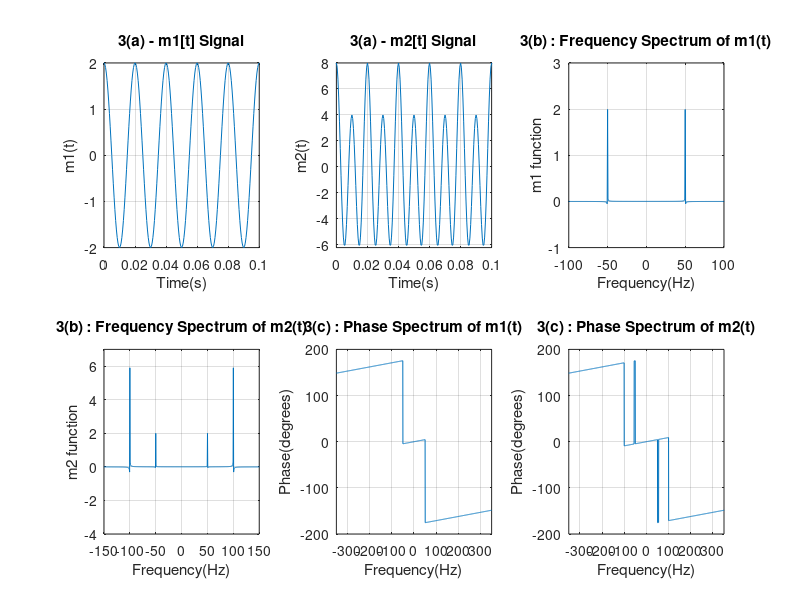

Recreate this plot in MATLAB.
clc;clear;close all;

Sampling_rate = 2000;
t = -1:1/Sampling_rate:1;
m1t = 2*cos(2*pi*50*t);
m2t = 2*cos(2*pi*50*t) + 6*cos(2*pi*100*t);


% Question 3(a) - plot m1[t] and m2[t]

subplot(2,3,1);
plot(t,m1t);
grid on;
title("3(a) - m1[t] Signal");
xlabel("Time(s)");
ylabel("m1(t)");
axis([0,0.1,-2,2]);

subplot(2,3,2);
plot(t,m2t);
grid on;
title("3(a) - m2[t] Signal");
xlabel("Time(s)");
ylabel("m2(t)");
axis([0,0.1,-6.2,8]);


% Question 3(b) - Frequency spectrum of m1[t] and m2[t]

freq = (-Sampling_rate/2:1/2:Sampling_rate/2);
m1t_final = fftshift(fft(m1t));
m2t_final = fftshift(fft(m2t));

subplot(2,3,3);
plot(freq,m1t_final/Sampling_rate);
grid on;
title("3(b) : Frequency Spectrum of m1(t)");
xlabel("Frequency(Hz)");
ylabel("m1 function");
axis([-100,100,-1,3]);

subplot(2,3,4);
plot(freq,m2t_final/Sampling_rate);
grid on;
title("3(b) : Frequency Spectrum of m2(t)");
xlabel("Frequency(Hz)");
ylabel("m2 function");
axis([-150,150,-4,7]);

% Question 3(c) - Phase spectrum of m1[t] and m2[t]

subplot(2,3,5);
plot(freq,angle(m1t_final)*180/pi);
grid on;
title("3(c) : Phase Spectrum of m1(t)");
xlabel("Frequency(Hz)");
ylabel("Phase(degrees)");
axis([-350,350,-200,200]);

subplot(2,3,6);
plot(freq,angle(m2t_final)*180/pi);
grid on;
title("3(c) : Phase Spectrum of m2(t)");
xlabel("Frequency(Hz)");
ylabel("Phase(degrees)");
axis([-350,350,-200,200]);